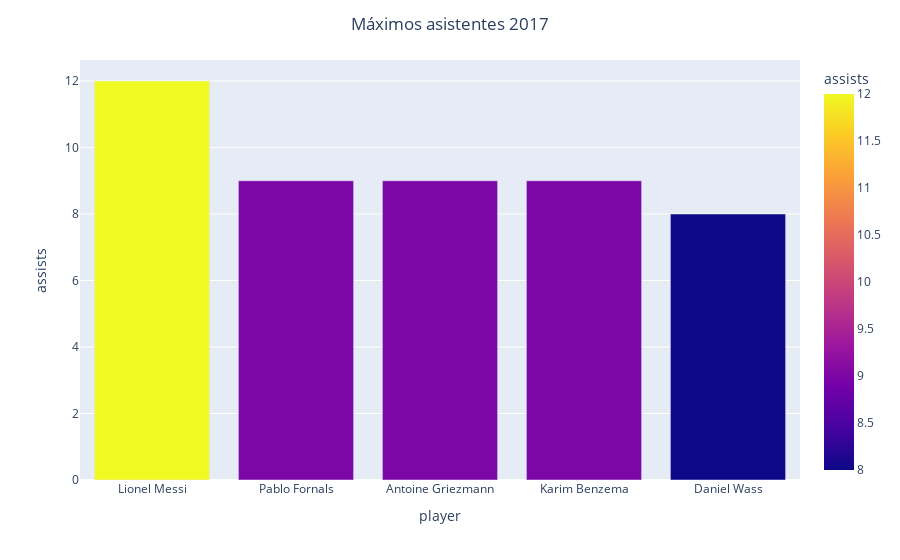

The code cell stored with this chart in its notebook:
### Code cell
gráfica_asist_2017 = la_liga_2017.sort_values(by="assists", ascending=False)
gráfica_asist_2017 = gráfica_asist_2017.head(5)

fig = px.bar(gráfica_asist_2017, x="player", y="assists", color="assists")
fig.update_layout(title=dict(text="Máximos asistentes 2017", x=0.5, xanchor="center"))

fig.show()

### Figure 1 — Plotly figure (JSON) as saved in the notebook; plotly's stock layout.template omitted (floating-point values rounded to 4 significant figures)
{"data": [{"alignmentgroup": "True", "hovertemplate": "player=%{x}<br>assists=%{marker.color}<extra></extra>", "legendgroup": "", "marker": {"color": [12, 9, 9, 9, 8], "coloraxis": "coloraxis", "pattern": {"shape": ""}}, "name": "", "offsetgroup": "", "orientation": "v", "showlegend": false, "textposition": "auto", "type": "bar", "x": ["Lionel Messi", "Pablo Fornals", "Antoine Griezmann", "Karim Benzema", "Daniel Wass"], "xaxis": "x", "y": [12, 9, 9, 9, 8], "yaxis": "y"}], "layout": {"barmode": "relative", "coloraxis": {"colorbar": {"title": {"text": "assists"}}, "colorscale": [[0, "#0d0887"], [0.1111, "#46039f"], [0.2222, "#7201a8"], [0.3333, "#9c179e"], [0.4444, "#bd3786"], [0.5556, "#d8576b"], [0.6667, "#ed7953"], [0.7778, "#fb9f3a"], [0.8889, "#fdca26"], [1, "#f0f921"]]}, "legend": {"tracegroupgap": 0}, "margin": {"t": 60}, "title": {"text": "Máximos asistentes 2017", "x": 0.5, "xanchor": "center"}, "xaxis": {"anchor": "y", "domain": [0, 1], "title": {"text": "player"}}, "yaxis": {"anchor": "x", "domain": [0, 1], "title": {"text": "assists"}}}}
